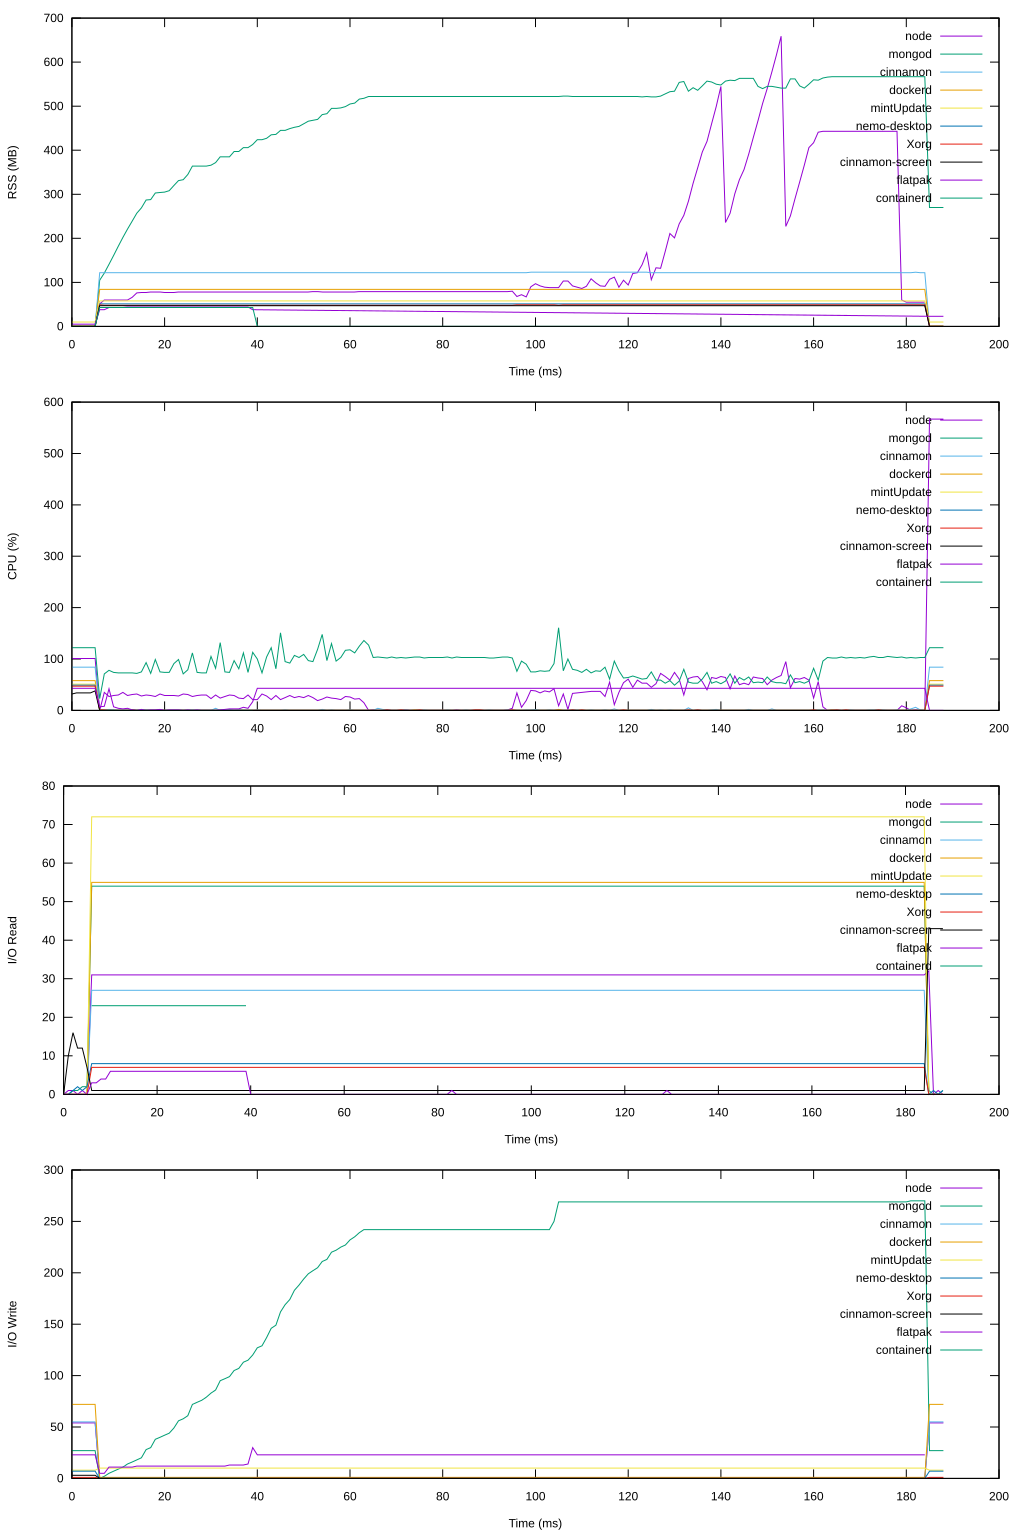

Reproduce this figure in gnuplot.
set term svg size 1024,1536 background rgb 'white'
set datafile missing "-"
set style data linespoints
set xlabel "Time (ms)"

set multiplot layout 4,1

set ylabel "RSS (MB)"
plot for [col=2:*:4] 'sample.dat' using 0:col with lines title columnheader

set ylabel "CPU (%)"
plot for [col=3:*:4] 'sample.dat' using 0:col with lines title columnheader

set ylabel "I/O Read"
plot for [col=4:*:4] 'sample.dat' using 0:col with lines title columnheader

set ylabel "I/O Write"
plot for [col=5:*:4] 'sample.dat' using 0:col with lines title columnheader

# set ylabel "Disk use"
# plot for [col=2:*:1] 'sample.dat' using 0:col with lines title columnheader

unset multiplot
